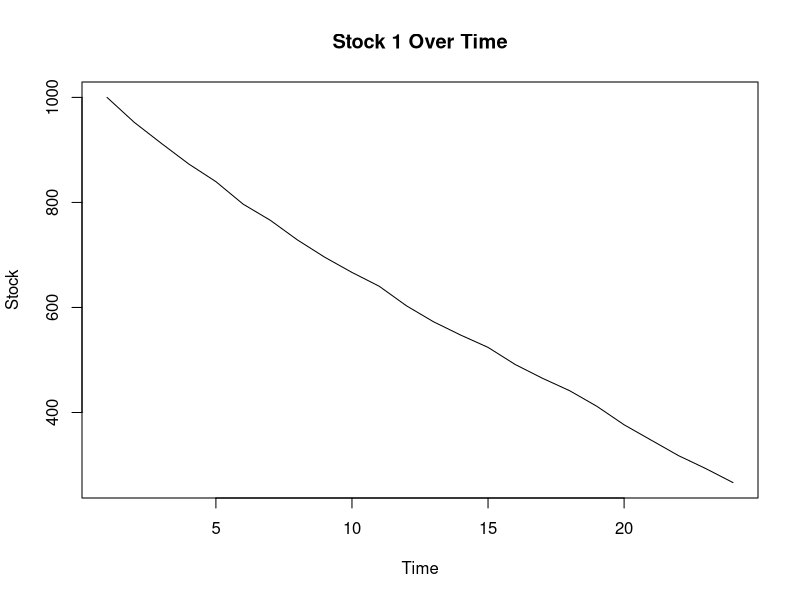
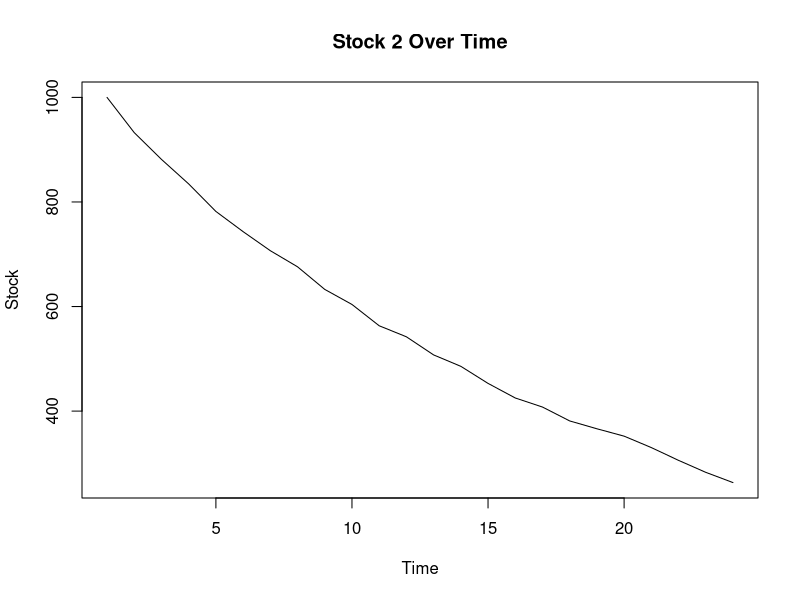
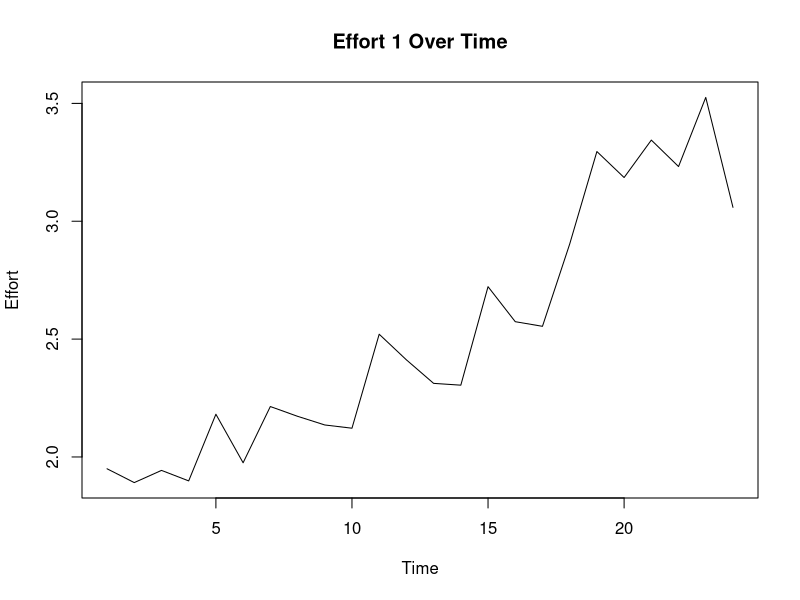
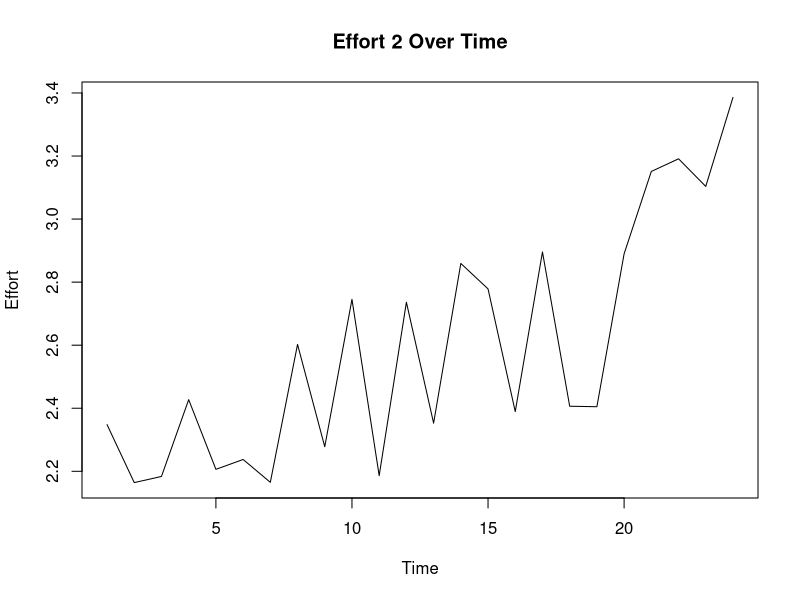
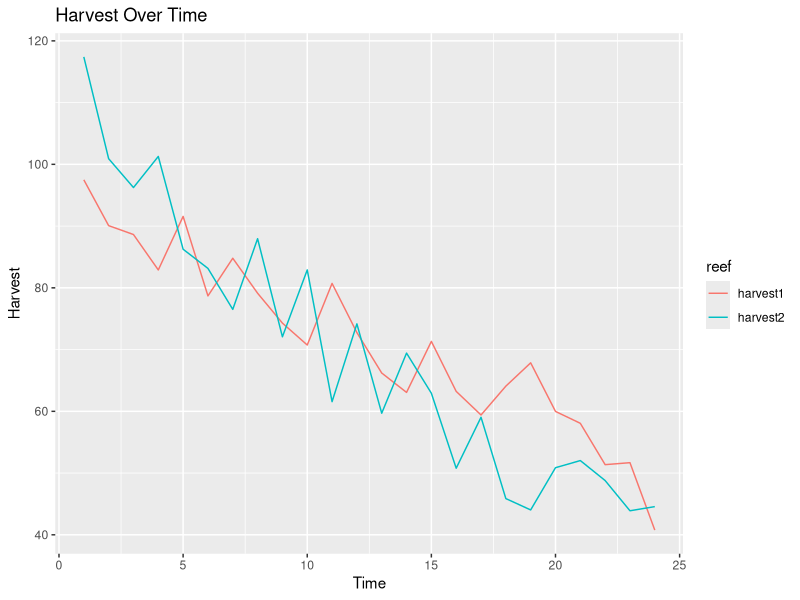

The R source for these figures, in order:
## ---- chunk 1
knitr::opts_chunk$set(echo = TRUE)
## ---- chunk 2
# Clear Env
rm(list = ls())

# Load Libraries
library(tidyverse)
library(nloptr)
library(knitr)

# Set seed for reproducibility
set.seed(1234)
## ---- chunk 3


# Define function that runs model and returns a dataframe with the run model.
# Params: E1 and E2 are vectors representing fishing effort throughout all periods.
run_model <- function(E1, E2, max_effort, initial_stock, carrying_capacity, r, q, z, num_periods, rho, util_scaling_constant) {
  # Initialize vectors to track everything we need.
  stock1 <- vector(mode = "numeric", length = num_periods)
  stock2 <- vector(mode = "numeric", length = num_periods)
  reproductive_growth_1 <- vector(mode = "numeric", length = num_periods)
  reproductive_growth_2 <- vector(mode = "numeric", length = num_periods)
  immigration_1 <- vector(mode = "numeric", length = num_periods)
  immigration_2 <- vector(mode = "numeric", length = num_periods)
  harvest_1 <- vector(mode = "numeric", length = num_periods)
  harvest_2 <- vector(mode = "numeric", length = num_periods)
  harvest_total <- vector(mode = "numeric", length = num_periods)
  present_utility <- vector(mode = "numeric", length = num_periods)
  
  # Run the model
  for (i in 1:num_periods){
    
    # Stock updates
    if(i==1) {
      # If it's the first step, set the stock to the initial stock
      stock1[i] <- initial_stock
      stock2[i] <- initial_stock
    } else {
      # Otherwise, update the stock based on the previous stock and the other factors
      stock1[i] <- stock1[i-1] + reproductive_growth_1[i-1] + immigration_1[i-1] - harvest_1[i-1]
      stock2[i] <- stock2[i-1] + reproductive_growth_2[i-1] + immigration_2[i-1] - harvest_2[i-1]
    }
    
    # browser()
    
    # Reproductive growth -- fish that will be added to the stock from offspring
    # of current stock by the END of the current period
    reproductive_growth_1[i] <- r*stock1[i]*(1-stock1[i]/carrying_capacity)
    reproductive_growth_2[i] <- r*stock2[i]*(1-stock2[i]/carrying_capacity)
    
    # Immigration -- fish that will be added to the stock from migration
    # by the END of the current period
    immigration_1[i] <- z*(carrying_capacity-stock1[i])
    immigration_2[i] <- z*(carrying_capacity-stock2[i])
    
    # Harvest -- num fish removed by harvesting by the END of the current period
    harvest_1[i] <- q*E1[i]*stock1[i]
    harvest_2[i] <- q*E2[i]*stock2[i]
    harvest_total[i] <- harvest_1[i] + harvest_2[i]
    
    # Present utility -- defined as the discounted log of the harvest_total
    present_utility[i] <- rho^(i-1)*log(util_scaling_constant * harvest_total[i])
    
  }
  
  # Return a dataframe with all the data
  return(data.frame(stock1, stock2, reproductive_growth_1, reproductive_growth_2, 
                    immigration_1, immigration_2, harvest_1, harvest_2, 
                    harvest_total, present_utility))
}
## ---- chunk 4
# Objective Function
# assume choice is a vector consisting of 2 elements: E1 and E2
objective_function <- function(choice, max_effort, initial_stock, carrying_capacity, r, q, z, num_periods, rho, util_scaling_constant){

  
  # Extract E1 and E2
  E1 <- choice[1:num_periods]
  E2 <- choice[(num_periods+1):(2*num_periods)]
  
  
  # Run the model
  model_data <- run_model(E1, E2, max_effort, initial_stock, carrying_capacity, r, q, z, num_periods, rho, util_scaling_constant)
  
  # Return the sum of present utility
  return(-sum(model_data$present_utility))
}

# Constraint Function
# require that the sum of the two choices is equal to the max effort
# assume choice is a vector consisting of 2 subvectors: E1 and E2
constraint_function <- function(choice, max_effort, initial_stock, carrying_capacity, r, q, z, num_periods, rho, util_scaling_constant){
  # Extract E1 and E2.
  # this will require subindexing the vector
  E1 <- choice[1:num_periods]
  E2 <- choice[(num_periods+1):(2*num_periods)]
  
  # Return the difference between the sum of the two choices and the max effort
  return(E1 + E2 - max_effort)
}
## ---- chunk 5

# Options
local_opts<-list("algorithm"="NLOPT_LN_COBYLA",xtol_rel=1e-15)
options=list("algorithm"="NLOPT_LN_AUGLAG",xtol_rel=1e-15,maxeval=32000,"local_opts"=local_opts)

# Run optimization with best estimates of parameters
SIMULATION_LENGTH <- 24 # Set to 600 eventually, keep it low to test.
INITIAL_STOCK <- 1000
CARRYING_CAPACITY <- 2000
GROWTH_RATE <- 0.1
EFFORT_CAP <- 15
HARVEST_CONSTANT <- 0.05
MIGRATION_CONSTANT <- 0
UTIL_SCALING_CONSTANT <- 1
RHO <- 0.95

# Set seed
set.seed(1234)

result <- nloptr(x0 = c(rep(1, SIMULATION_LENGTH), rep(1, SIMULATION_LENGTH)), eval_f = objective_function, lb = c(rep(0, SIMULATION_LENGTH), rep(0, SIMULATION_LENGTH)), ub = c(rep(EFFORT_CAP, SIMULATION_LENGTH), rep(EFFORT_CAP, SIMULATION_LENGTH)),
                 eval_g_ineq = constraint_function, opts = options, 
                 max_effort = EFFORT_CAP, initial_stock = INITIAL_STOCK, 
                 carrying_capacity = CARRYING_CAPACITY, r = GROWTH_RATE, 
                 q = HARVEST_CONSTANT, z = MIGRATION_CONSTANT, 
                 num_periods = SIMULATION_LENGTH, rho=RHO, util_scaling_constant = UTIL_SCALING_CONSTANT)


# Extract the optimal values
optimal_values <- result$solution
optimal_values



## ---- chunk 6
# Run the model with opimal values
optimal_run <- run_model(optimal_values[1:SIMULATION_LENGTH], optimal_values[(SIMULATION_LENGTH+1):(2*SIMULATION_LENGTH)], EFFORT_CAP, INITIAL_STOCK, CARRYING_CAPACITY, GROWTH_RATE, HARVEST_CONSTANT, MIGRATION_CONSTANT, SIMULATION_LENGTH, RHO, UTIL_SCALING_CONSTANT)
# optimal_run <- run_model(, EFFORT_CAP, INITIAL_STOCK, CARRYING_CAPACITY, GROWTH_RATE, HARVEST_CONSTANT, MIGRATION_CONSTANT, SIMULATION_LENGTH)

# Plot the results

plot(optimal_run$stock1, type = "l", xlab = "Time", ylab = "Stock", main = "Stock 1 Over Time")
plot(optimal_run$stock2, type = "l", xlab = "Time", ylab = "Stock", main = "Stock 2 Over Time")

# plot(optimal_run$harvest_1, type = "l", xlab = "Time", ylab = "Harvest", main = "Harvest 1 Over Time")
# plot(optimal_run$harvest_2, type = "l", xlab = "Time", ylab = "Harvest", main = "Harvest 2 Over Time")

plot(optimal_values[1:SIMULATION_LENGTH], type = "l", xlab = "Time", ylab = "Effort", main = "Effort 1 Over Time")
plot(optimal_values[(SIMULATION_LENGTH+1):(2*SIMULATION_LENGTH)], type = "l", xlab = "Time", ylab = "Effort", main = "Effort 2 Over Time")

# Plot harvest 1 and harvest 2 over time together on one graph
# use ggplot
harvest_data <- data.frame(time = 1:SIMULATION_LENGTH, harvest1 = optimal_run$harvest_1, harvest2 = optimal_run$harvest_2)
harvest_data <- gather(harvest_data, key = "reef", value = "harvest", -time)

ggplot(harvest_data, aes(x = time, y = harvest, color = reef)) + geom_line() + labs(title = "Harvest Over Time", x = "Time", y = "Harvest")





